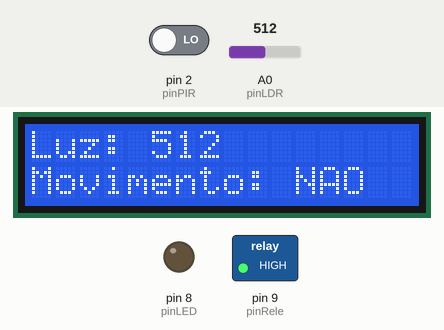
Simulated run of this sketch. Board: Arduino Uno, built with avr-gcc and run on an emulated ATmega328P. Parts: 16×2 character LCD, switched loads named in the sketch (green lamp = pin HIGH), output pins drawn as LEDs (lit = HIGH). Inputs (shaded band) come from the test bench; at power-on: pin 2 (pinPIR) LOW, A0 (pinLDR) = 512.

Above: at 3.2 s.
3.3 s: pin 2 (pinPIR) driven HIGH
At 4.4 s:
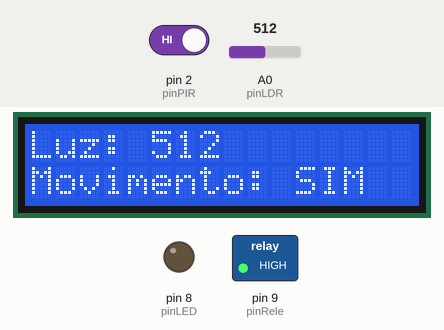
5.1 s: A0 (pinLDR) set to 683
At 5.9 s:
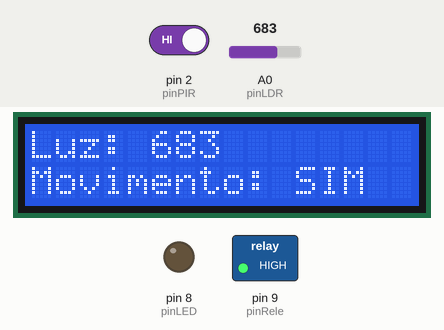
7.1 s: A0 (pinLDR) set to 709
At 7.7 s:
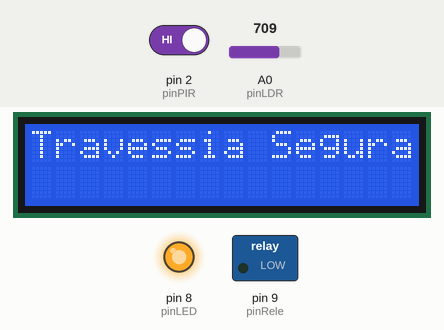
Timing chart, 0 to 10.1 s (numbered marks = the images above; inputs shaded):
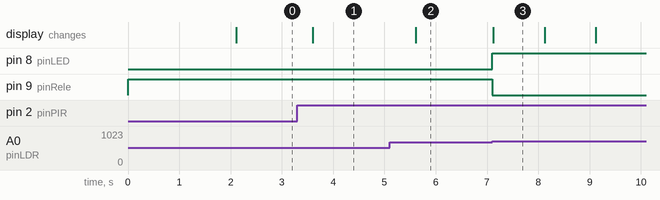

The sketch:

ProjetoFaculdade.ino
```cpp
#include <Wire.h>
#include <LiquidCrystal_I2C.h>

LiquidCrystal_I2C lcd(0x27, 16, 2);

const int pinPIR = 2;
const int pinLDR = A0;
const int pinLED = 8;
const int pinRele = 9;

int limiarEscuro = 700;

// --- Variáveis Globais de Tempo (millis) ---
unsigned long tempoAnteriorTravessia = 0;
unsigned long tempoUltimaEscuridao = 0;
unsigned long tempoAnteriorLCD = 0;  // <-- Variável global do visor!

const long intervaloContagem = 1000; // 1 segundo para contagem
const long debounceFarol = 3000;     // 3 segundos (Debounce)
const long intervaloLCD = 500;       // Atualiza a tela a cada 0.5s

int tempoRestante = 0;
bool travessiaAtiva = false;
bool estaDeNoite = false;

void setup() {
  Serial.begin(9600);
  pinMode(pinPIR, INPUT);
  pinMode(pinLED, OUTPUT);
  pinMode(pinRele, OUTPUT);

  digitalWrite(pinRele, HIGH);

  lcd.init();
  lcd.backlight();
  lcd.setCursor(0, 0);
  lcd.print("Sistema Ativo");
  delay(2000);
  lcd.clear();
}

void loop() {
  int nivelLuz = analogRead(pinLDR);
  int movimento = digitalRead(pinPIR);
  unsigned long tempoAtual = millis();

  // 1. FILTRO DE DEBOUNCE
  if (nivelLuz > limiarEscuro) {
    estaDeNoite = true;
    tempoUltimaEscuridao = tempoAtual;
  } else {
    if (tempoAtual - tempoUltimaEscuridao > debounceFarol) {
      estaDeNoite = false;
    }
  }

  // 2. LÓGICA DE DISPARO
  if (estaDeNoite && movimento == HIGH && !travessiaAtiva) {
    travessiaAtiva = true;
    tempoRestante = 15;
    tempoAnteriorTravessia = tempoAtual;

    digitalWrite(pinLED, HIGH);
    digitalWrite(pinRele, LOW);

    lcd.clear();
    lcd.setCursor(0, 0);
    lcd.print("Travessia Segura");
  }

  // 3. EXECUÇÃO DA TRAVESSIA
  if (travessiaAtiva) {
    if (tempoAtual - tempoAnteriorTravessia >= intervaloContagem) {
      tempoAnteriorTravessia = tempoAtual;

      lcd.setCursor(0, 1);
      lcd.print("Tempo: ");
      lcd.print(tempoRestante);
      lcd.print(" seg ");

      tempoRestante--;

      if (tempoRestante < 0) {
        travessiaAtiva = false;
        digitalWrite(pinLED, LOW);
        digitalWrite(pinRele, HIGH);
        lcd.clear();
      }
    }
  }
  // 4. PAINEL DE ESPERA (Monitoramento)
  else {
    // Só atualiza a tela a cada intervaloLCD (500ms)
    if (tempoAtual - tempoAnteriorLCD >= intervaloLCD) {
      tempoAnteriorLCD = tempoAtual; // Reseta o cronômetro da tela

      lcd.setCursor(0, 0);
      lcd.print("Luz: ");
      lcd.print(nivelLuz);
      lcd.print("    "); // O espaço apaga "fantasmas" de números antigos

      lcd.setCursor(0, 1);
      if (movimento == HIGH) {
        lcd.print("Movimento: SIM ");
      } else {
        lcd.print("Movimento: NAO ");
      }
    }
  }
}
```

Measured:
- the behaviour switches between 700 and 701 on A0 (pinLDR) (found by bisection; images 2 and 3)
- after the input at 3.3 s, the display: changes after 0.31 s (image 1)
- after the input at 5.1 s, the display: changes after 0.51 s (image 2)
- after the input at 7.1 s, pin 8 (pinLED): LOW → HIGH at once; pin 9 (pinRele): HIGH → LOW at once; the display: changes at once (image 3)
- what the display in image 3 shows lasts 1.0 s, from 7.1 s to 8.1 s
